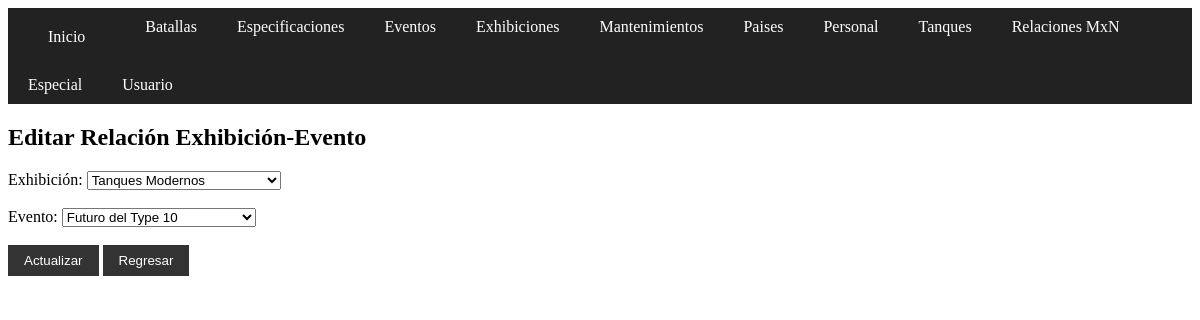
The page /exhibicion_evento/update.php?id=19 on the database its author committed.
### tables this page shows
CREATE TABLE `exhibicion_evento` (
  `id_EVEX` int(11) NOT NULL AUTO_INCREMENT,
  `id_exhibicion` int(11) DEFAULT NULL,
  `id_evento` int(11) DEFAULT NULL,
  PRIMARY KEY (`id_EVEX`),
  KEY `id_evento` (`id_evento`),
  KEY `exhibicion_evento_ibfk_1` (`id_exhibicion`),
  CONSTRAINT `exhibicion_evento_ibfk_1` FOREIGN KEY (`id_exhibicion`) REFERENCES `exhibiciones` (`id_exhibicion`),
  CONSTRAINT `exhibicion_evento_ibfk_2` FOREIGN KEY (`id_evento`) REFERENCES `eventos` (`id_evento`)
);

CREATE TABLE `exhibiciones` (
  `id_exhibicion` int(11) NOT NULL AUTO_INCREMENT,
  `nombre_ex` varchar(100) DEFAULT NULL,
  `fecha_exhibicion` date DEFAULT NULL,
  `lugar_exhibicion` varchar(100) DEFAULT NULL,
  `descripcion_exhibicion` varchar(255) DEFAULT NULL,
  `id_tanque` int(11) DEFAULT NULL,
  PRIMARY KEY (`id_exhibicion`),
  KEY `exhibiciones_ibfk_1` (`id_tanque`),
  CONSTRAINT `exhibiciones_ibfk_1` FOREIGN KEY (`id_tanque`) REFERENCES `tanques` (`id_tanque`)
);

CREATE TABLE `eventos` (
  `id_evento` int(11) NOT NULL AUTO_INCREMENT,
  `fecha_in` datetime DEFAULT NULL,
  `fecha_fin` datetime DEFAULT NULL,
  `nombre_evento` varchar(100) DEFAULT NULL,
  `descripcion_evento` varchar(255) DEFAULT NULL,
  PRIMARY KEY (`id_evento`)
);

### exhibicion_evento/update.php (the view, shortened to what this page needs)
<?php
include_once "../config.php";
$id = $_GET['id'] ?? null;
if ($id) {
    $sql = "SELECT * FROM exhibicion_evento WHERE id_EVEX=?";
    $stmt = $conn->prepare($sql);
    $stmt->bind_param("i", $id);
    $stmt->execute();
    $relacion = $stmt->get_result()->fetch_assoc();
    $exhibiciones = [];
    $result = $conn->query("SELECT id_exhibicion, nombre_ex FROM exhibiciones");
    while ($row = $result->fetch_assoc()) {
        $exhibiciones[] = $row;
    }
    $eventos = [];
    $result = $conn->query("SELECT id_evento, nombre_evento FROM eventos");
    while ($row = $result->fetch_assoc()) {
        $eventos[] = $row;
    }
} else {
    header("Location: read.php");
    exit;
}
?>
<!DOCTYPE html>
<html>
<head>
    <link rel="stylesheet" href="../estilos.css">
</head>
<body>
<?php include "../menu.php"; ?>
<h2>Editar Relación Exhibición-Evento</h2>
<form method="post">
    Exhibición:
    <select name="id_exhibicion" required>
        <?php foreach ($exhibiciones as $exh): ?>
            <option value="<?= $exh['id_exhibicion'] ?>"
                <?= ($relacion['id_exhibicion'] == $exh['id_exhibicion']) ? 'selected' : '' ?>>
                <?= htmlspecialchars($exh['nombre_ex']) ?>
            </option>
        <?php endforeach; ?>
    </select><br><br>
    Evento:
    <select name="id_evento" required>
        <?php foreach ($eventos as $evt): ?>
            <option value="<?= $evt['id_evento'] ?>"
                <?= ($relacion['id_evento'] == $evt['id_evento']) ? 'selected' : '' ?>>
                <?= htmlspecialchars($evt['nombre_evento']) ?>
            </option>
        <?php endforeach; ?>
    </select><br><br>
    <input type="submit" value="Actualizar">
    <input type="submit" value="Regresar" formaction="read.php" formnovalidate>
</form>
</body>
</html>

### estilos.css (style rules this page uses)
input[type="submit"] { padding: 8px 16px; background: #333; color: #fff; border: none; }

### rows shown on the page
exhibicion_evento: id_exhibicion "Tanques Modernos", id_evento "Futuro del Type 10"
